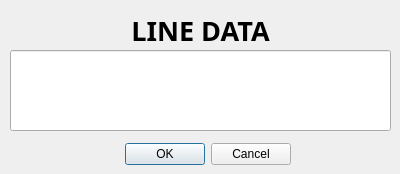
<?xml version="1.0" encoding="UTF-8"?>
<ui version="4.0">
 <class>Form</class>
 <widget class="QWidget" name="Form">
  <property name="geometry">
   <rect>
    <x>0</x>
    <y>0</y>
    <width>400</width>
    <height>174</height>
   </rect>
  </property>
  <property name="windowTitle">
   <string>Form</string>
  </property>
  <widget class="QLabel" name="lbl_line_data">
   <property name="geometry">
    <rect>
     <x>10</x>
     <y>10</y>
     <width>381</width>
     <height>41</height>
    </rect>
   </property>
   <property name="font">
    <font>
     <family>Bahnschrift SemiLight</family>
     <pointsize>20</pointsize>
     <weight>75</weight>
     <bold>true</bold>
    </font>
   </property>
   <property name="text">
    <string>LINE DATA</string>
   </property>
   <property name="alignment">
    <set>Qt::AlignCenter</set>
   </property>
  </widget>
  <widget class="QDialogButtonBox" name="btnBox">
   <property name="geometry">
    <rect>
     <x>110</x>
     <y>140</y>
     <width>181</width>
     <height>28</height>
    </rect>
   </property>
   <property name="standardButtons">
    <set>QDialogButtonBox::Cancel|QDialogButtonBox::Ok</set>
   </property>
  </widget>
  <widget class="QLineEdit" name="txb_line_data">
   <property name="geometry">
    <rect>
     <x>10</x>
     <y>50</y>
     <width>381</width>
     <height>81</height>
    </rect>
   </property>
  </widget>
 </widget>
 <resources/>
 <connections/>
</ui>
